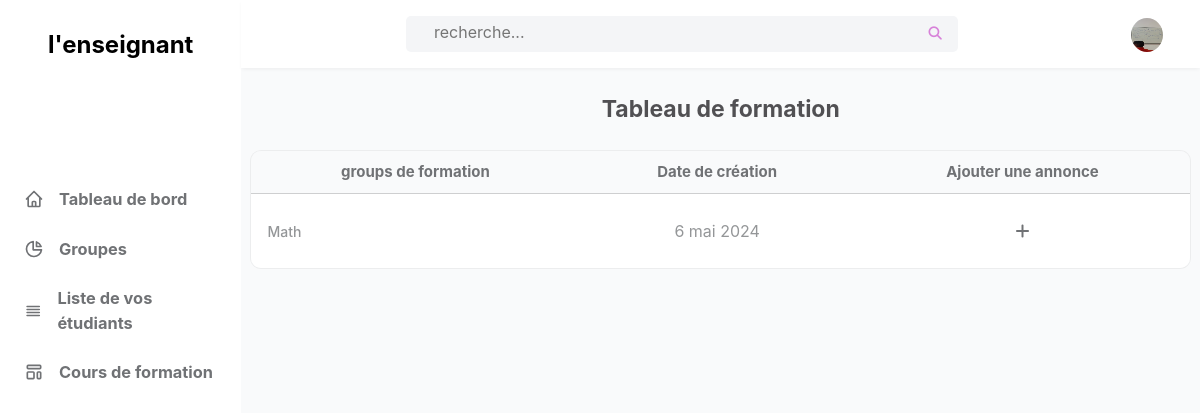
The page /Enseignants/all_gr.php (signed in) on the database its author committed.
### tables this page shows
CREATE TABLE `Enseignants` (
  `id` int(101) NOT NULL,
  `name` varchar(100) NOT NULL,
  `email` varchar(100) NOT NULL,
  `password` varchar(100) NOT NULL,
  `Numéro` varchar(100) NOT NULL,
  `image` varchar(100) NOT NULL,
  `date` date NOT NULL DEFAULT current_timestamp()
);

CREATE TABLE `formation` (
  `id` int(11) NOT NULL,
  `Enseignants_id` int(100) NOT NULL,
  `title` varchar(255) NOT NULL,
  `liés` text DEFAULT NULL,
  `public` varchar(100) DEFAULT NULL,
  `Exigences` text DEFAULT NULL,
  `video` varchar(255) DEFAULT NULL,
  `status` varchar(10) NOT NULL,
  `date` date NOT NULL DEFAULT current_timestamp()
);

### Enseignants/all_gr.php (the view, shortened to what this page needs)
<?php
include '../components/connect.php';
$Enseignants_id = $_SESSION['Enseignants_id'];
?>
<!DOCTYPE html>
<html lang="es">
  <head>
    <link
      rel="stylesheet"
      href="https://cdnjs.cloudflare.com/ajax/libs/font-awesome/6.1.1/css/all.min.css"
    />
    <link rel="stylesheet" href="../css/Enseignants.css">
  </head>
  <body>
    <div id="left" class="left">
      <div class="titi">
      <h2>l'enseignant</h2>
      </div>
      <ul>
      <a href="Enseignants.php" style="text-decoration: none;">
        <li class="tab">
          <svg
            class="w-5 h-5"
            aria-hidden="true"
            fill="none"
            stroke-linecap="round"
            stroke-linejoin="round"
            stroke-width="2"
            viewBox="0 0 24 24"
            stroke="currentColor"
          >
            <path
              d="M3 12l2-2m0 0l7-7 7 7M5 10v10a1 1 0 001 1h3m10-11l2 2m-2-2v10a1 1 0 01-1 1h-3m-6 0a1 1 0 001-1v-4a1 1 0 011-1h2a1 1 0 011 1v4a1 1 0 001 1m-6 0h6"
            ></path>
          </svg>
          <h3>Tableau de bord</h3>
        </li>
        </a>
        <a href="all_gr.php" style="text-decoration: none;">
        <li class="tab">
          <svg
            class="w-5 h-5"
            aria-hidden="true"
            fill="none"
            stroke-linecap="round"
            stroke-linejoin="round"
            stroke-width="2"
            viewBox="0 0 24 24"
            stroke="currentColor"
          >
            <path d="M11 3.055A9.001 9.001 0 1020.945 13H11V3.055z"></path>
            <path d="M20.488 9H15V3.512A9.025 9.025 0 0120.488 9z"></path>
          </svg>
          <h3>Groupes</h3>
            </li>
        </a>
        <a href="étudiant.php" style="text-decoration: none;">
        <li class="tab">
          <svg
            class="w-5 h-5"
            aria-hidden="true"
            fill="none"
            stroke-linecap="round"
            stroke-linejoin="round"
            stroke-width="2"
            viewBox="0 0 24 24"
            stroke="currentColor"
          >
            <path d="M4 6h16M4 10h16M4 14h16M4 18h16"></path>
          </svg>
          <h3>Liste de vos étudiants</h3>
        </li>
        </a>
        <a href="list_formation.php" style="text-decoration: none;">
        <li class="tab">
          <h3>Cours de formation</h3>
        </li>
        </a>
      </ul>
    </div>
    <div class="right">
      <header>
        <div class="contain">
          <div class="con-search">
            <form action="search.php" method="POST" class="search-form">
              <input type="search" name="search_box" placeholder="    recherche..." />
              <button type="submit" class="fas fa-search" name="search_btn"></button>
            </form>
          </div>
          <ul class="options">
            <li class="light-mode">
            </li>
            <li class="profile">
              <a href="profile.php" class="img-a">
                <?php
            $select_profile = $conn->prepare("SELECT * FROM `Enseignants` WHERE id = ?");
            $select_profile->execute([$Enseignants_id]);
            if($select_profile->rowCount() > 0){
               $fetch_profile = $select_profile->fetch(PDO::FETCH_ASSOC);
              ?>
              <?php
                        if($fetch_profile['image'] != ''){
                    ?>
                    <img src="../uploaded_img/<?= $fetch_profile['image']; ?>" style="width:34px; height:34px; border-radius:50%;" alt="" aria-hidden="true">
                    <?php
                }else {
            ?>
                    <img src="../img/chico.jpg" alt="" style="width:34px; height:34px; border-radius:50%;">
            <?php
            }
            ?>
            <?php
            }
            ?>
              </a>
            </li>
          </ul>
        </div>
      </header>
      <div class="main">
        <h2 class="ti">Tableau de formation</h2>
        <div class="grid-container">
        <div class="table-cont">
          <div class="div-table">
          <table>
            <thead>
              <tr>
              <th>groups de formation</th>
                 <th>Date de création</th>
                 <th>Ajouter une annonce</th>
                 </tr>
            </thead>
            <?php
                $select_formation = $conn->prepare("SELECT * FROM `formation` WHERE Enseignants_id = ?");
                  $select_formation->execute([$Enseignants_id]);
                  if($select_formation->rowCount() > 0){
                    while($fetch_formation = $select_formation->fetch(PDO::FETCH_ASSOC)){
                  ?>
            <tbody>
              <tr>
                <td class="tden">
                  <p><?= $fetch_formation['title']; ?></p>
                </td>
                <td>
                            <?php
                                $mois = array("janvier", "février", "mars", "avril", "mai", "juin", "juillet", "août", "septembre", "octobre", "novembre", "décembre");
                                $date_fr = date("j ", strtotime($fetch_formation['date'])) . $mois[date("n", strtotime($fetch_formation['date'])) - 1] . date(" Y", strtotime($fetch_formation['date']));
                                echo $date_fr;
                                ?>
                        </td>
                        <td>
            <a href="annonce.php?formation_id=<?= $fetch_formation['id']; ?>"><i class="fa-solid fa-plus"></i></a>
                        </td>
                              </tr>
                            </tbody>
                            <?php
                      }
                  }
                  ?>
                          </table>
                        </div>
                        </div>
</div>
</div>
  </body>
</html>

### css/Enseignants.css (style rules this page uses)
* { margin: 0; padding: 0; font-family: Inter, system-ui, -apple-system, BlinkMacSystemFont, Segoe UI, Roboto, Helvetica Neue, Arial, Noto Sans, sans-serif, Apple Color Emoji, Segoe UI Emoji, Segoe UI Symbol, Noto Color Emoji; line-height: 1.5; }
body { display: flex; height: 100vh; overflow: hidden; }
.left { display: flex; justify-content: start; gap: 84px; width: 17rem; flex-direction: column; min-width: 13rem; }
.titi { display: flex; align-items: center; justify-content: center; padding: 27px 12px; }
svg { width: 1.25rem; height: 26px; }
form.search-form { width: 100%; height: 100%; display: flex; }
button.fas.fa-search { width: 50px; border: none; background: unset; color: #d782d9; }
.tab { display: flex; align-items: center; gap: 15px; padding-left: 1.5rem; padding-right: 1.5rem; padding-top: 0.75rem; padding-bottom: 0.75rem; font-size: 14px; color: #707275; }
.right { display: flex; flex-direction: column; background: rgb(249 250 251); width: 90%; min-width: 200px; }
header { display: flex; align-items: center; justify-content: center; padding-top: 1rem; padding-bottom: 1rem; width: 100%; box-shadow: 0 4px 6px -1px rgba(0, 0, 0, 0), 0 2px 4px -1px rgba(0, 0, 0, 0.06); background: white; z-index: 2; }
.main { display: flex; flex-direction: column; height: 100vh; overflow-y: auto; overflow-x: clip; padding: 0px 10px; }
.tden { display: flex; align-items: center; gap: 7px; height: 50px; }
a { text-decoration: none; color: #707275; }
h2.ti { font-size: 23px; text-align: center; color: rgb(81 80 83); width: 100%; margin: 1.5rem 0px; }
p { margin-right: 10px; font-size: 14px; font-weight: 500; color: rgb(148 150 152); }
ol, ul { list-style: none; }
.contain { display: flex; align-items: center; justify-content: end; width: 100%; padding: 0px 1.5rem; }
.con-search { display: flex; align-items: center; justify-content: end; background: #f4f5f7; width: 552px; min-width: 200px; height: 36px; border-radius: 5px; margin-right: 118px; }
input[type="search"] { width: 100%; min-width: 174px; height: 32px; outline: none; border-radius: 5px; border: none; background: unset; font-size: 16px; padding-left: 10px; }
ul.options { width: 100px; display: flex; }
li.light-mode { width: 50%; display: flex; align-items: center; justify-content: center; padding: 5px; color: #7e3af2; cursor: pointer; }
li.profile { width: 50%; }
a.img-a { display: flex; width: 32px; height: 32px; }
.div-table { width: 100%; align-self: center; }
table { width: 100%; box-shadow: 0 0 0 1px rgba(0, 0, 0, 0.05); border-radius: 10px; border-collapse: collapse; overflow: hidden; }
th { padding: 0.75rem 1rem; text-align: center; line-height: 1.25; color: #707275; background: #f9fafb; font-size: 15px; border-bottom: 1px solid #80808033; }
td { padding: 0.75rem 1rem; background: white; text-align: center; color: rgb(148 150 152); }

### rows shown on the page
enseignants: image (picture)
formation: title "Math", date "6 mai 2024"
